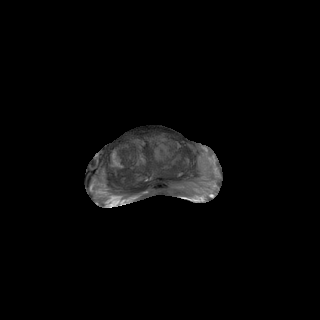
%> input picture example/mri.png, 320 x 320 px
$ octave downsampleHist.m   (GNU Octave 9; MATLAB toolbox functions it lacks are replaced by stand-ins)
%> lines starting %> are read from the running program, lines starting %| are printed output that depends on the picture
%this file is used to downsample hist images
clear
currentFolder = pwd;
parentFolder = fileparts(currentFolder);
inputdir =[parentFolder,'\example'];
outputdir =[parentFolder,'\example\processed'];
mkdir(outputdir);
MRIreference = imread([inputdir,'/mri.png']);
%> MRIreference is the input picture: size 320x320 uint8; min 0, max 241, mean 6.7
HistOri = imread([inputdir,'/hist.png']);
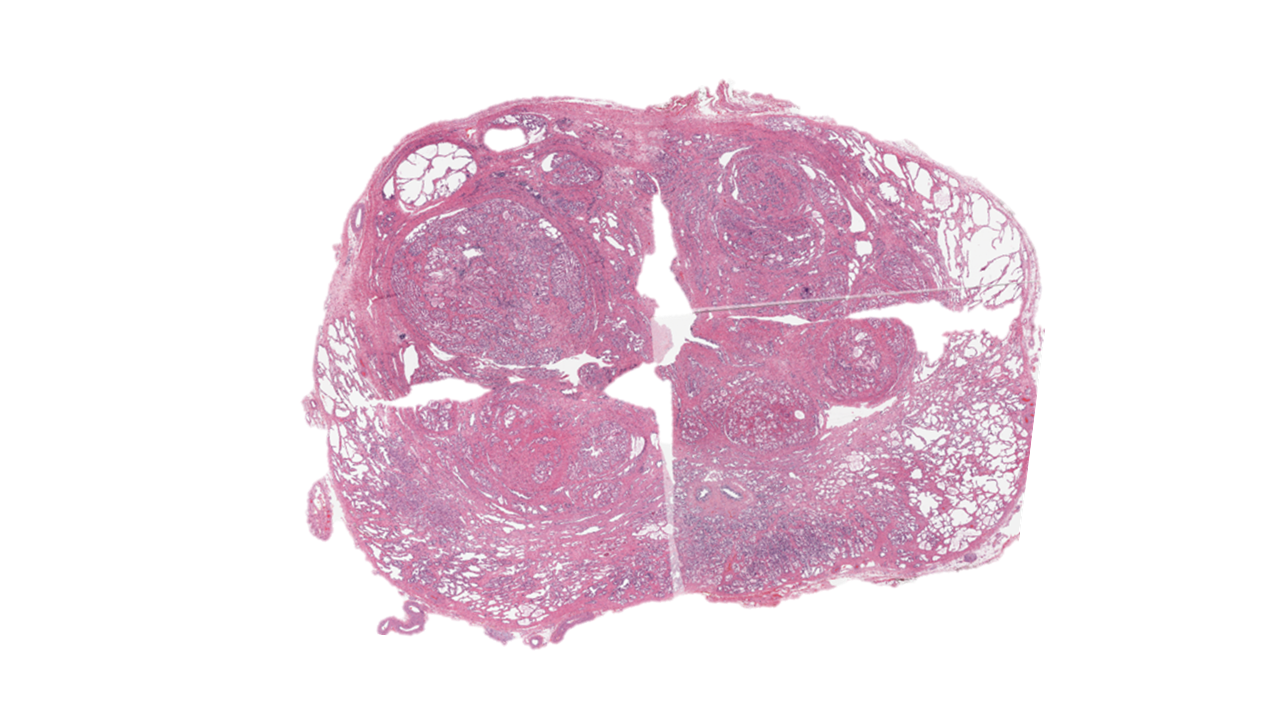
%> input picture example/hist.png, 1280 x 720 px
%> HistOri is the input picture: size 720x1280x3 uint8; mean R, G, B 237, 219.3, 229.2
HistAnot_temp = imread([inputdir,'/hist_mask.png']);
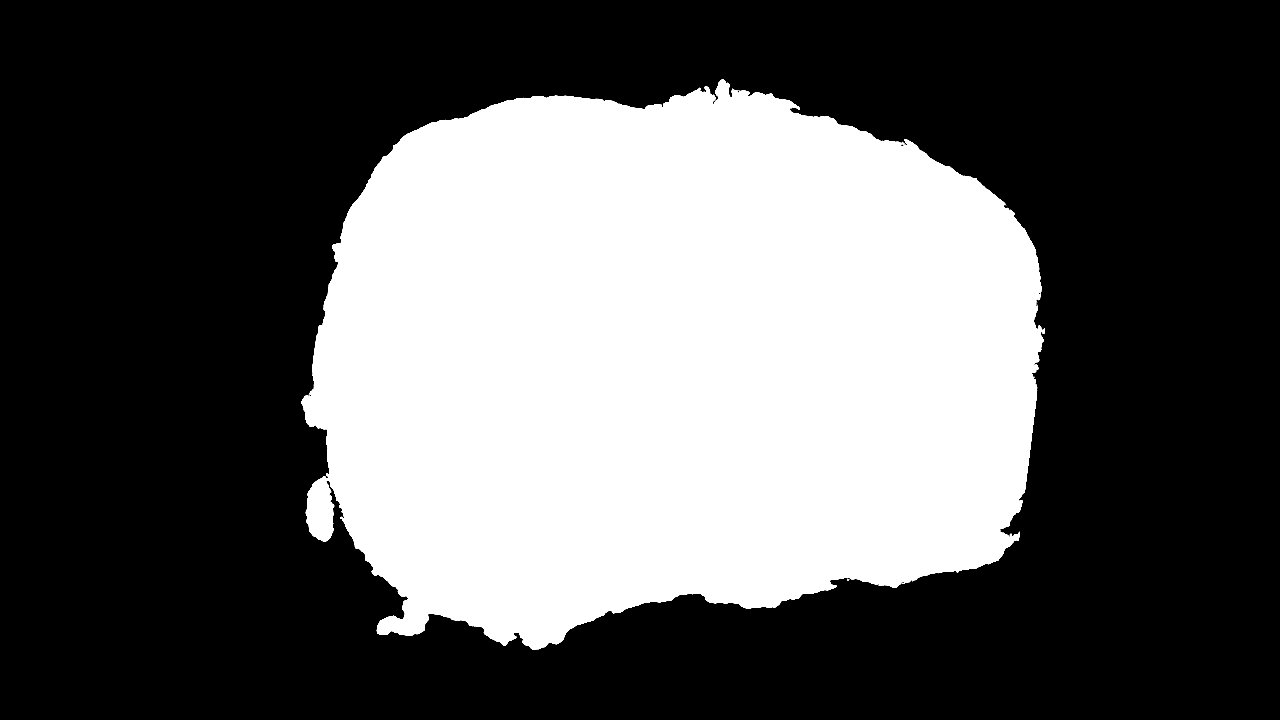
%> input picture example/hist_mask.png, 1280 x 720 px
%> HistAnot_temp is the input picture: size 720x1280x3 uint8; mean R, G, B 91.9, 91.9, 91.9
[Histlandmark_temp] = imread([inputdir,'/hist_landmark.png']);
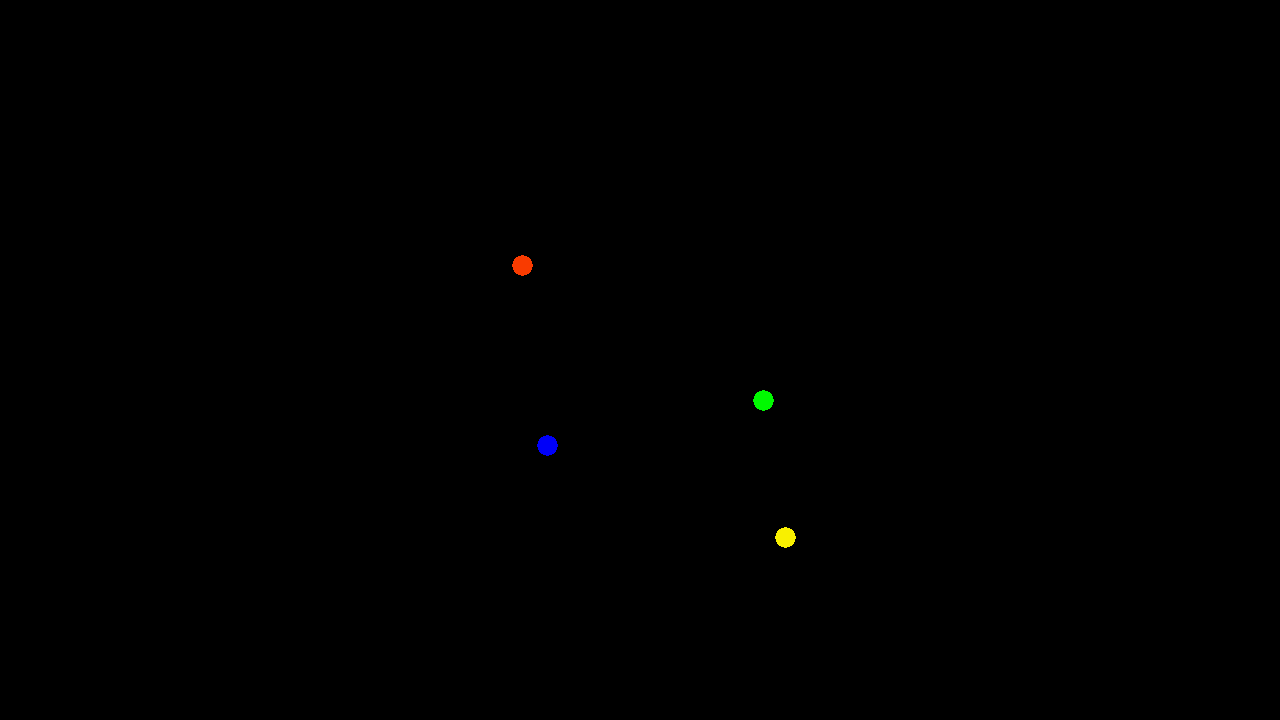
%> input picture example/hist_landmark.png, 1280 x 720 px
%> Histlandmark_temp is the input picture: size 720x1280x3 uint8; mean R, G, B 0.2, 0.2, 0.1
%> (the run ends here)
